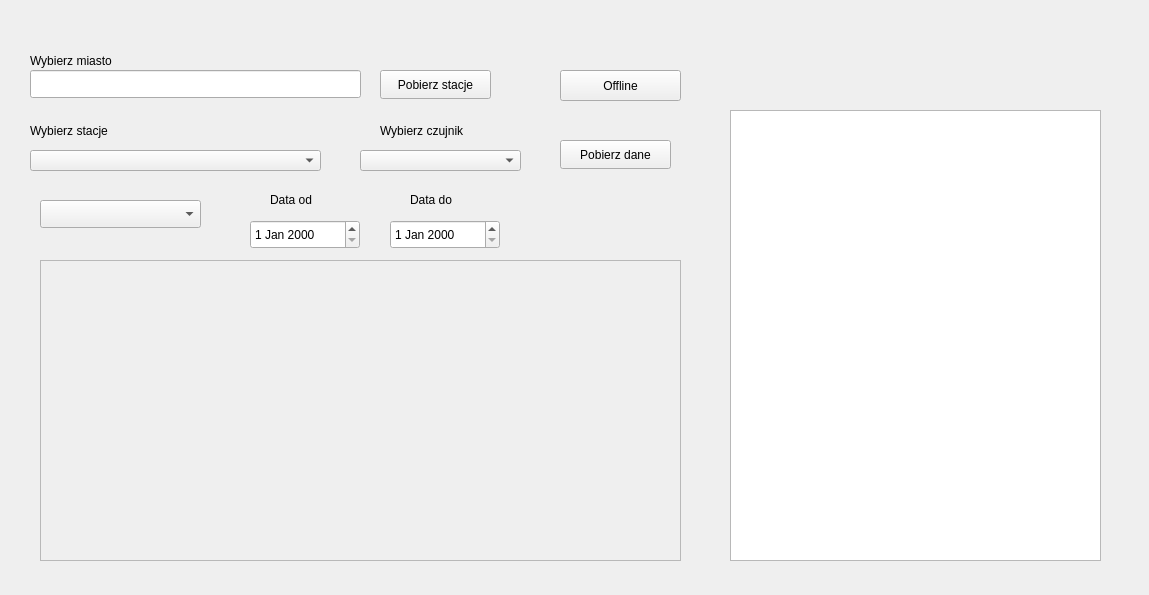
<?xml version="1.0" encoding="UTF-8"?>
<ui version="4.0">
 <class>MainWindow</class>
 <widget class="QMainWindow" name="MainWindow">
  <property name="geometry">
   <rect>
    <x>0</x>
    <y>0</y>
    <width>1149</width>
    <height>595</height>
   </rect>
  </property>
  <property name="windowTitle">
   <string>MainWindow</string>
  </property>
  <widget class="QWidget" name="centralwidget">
   <widget class="QLineEdit" name="inputMiasto">
    <property name="geometry">
     <rect>
      <x>30</x>
      <y>70</y>
      <width>331</width>
      <height>28</height>
     </rect>
    </property>
   </widget>
   <widget class="QPushButton" name="buttonPobierzStacje">
    <property name="geometry">
     <rect>
      <x>380</x>
      <y>70</y>
      <width>111</width>
      <height>29</height>
     </rect>
    </property>
    <property name="text">
     <string>Pobierz stacje</string>
    </property>
   </widget>
   <widget class="QComboBox" name="comboStacje">
    <property name="geometry">
     <rect>
      <x>30</x>
      <y>150</y>
      <width>291</width>
      <height>21</height>
     </rect>
    </property>
   </widget>
   <widget class="QTextEdit" name="textWyniki">
    <property name="geometry">
     <rect>
      <x>730</x>
      <y>110</y>
      <width>371</width>
      <height>451</height>
     </rect>
    </property>
   </widget>
   <widget class="QComboBox" name="comboSensory">
    <property name="geometry">
     <rect>
      <x>360</x>
      <y>150</y>
      <width>161</width>
      <height>21</height>
     </rect>
    </property>
   </widget>
   <widget class="QLabel" name="label">
    <property name="geometry">
     <rect>
      <x>30</x>
      <y>120</y>
      <width>121</width>
      <height>21</height>
     </rect>
    </property>
    <property name="text">
     <string>Wybierz stacje</string>
    </property>
   </widget>
   <widget class="QLabel" name="label_2">
    <property name="geometry">
     <rect>
      <x>30</x>
      <y>50</y>
      <width>121</width>
      <height>21</height>
     </rect>
    </property>
    <property name="text">
     <string>Wybierz miasto</string>
    </property>
   </widget>
   <widget class="QLabel" name="label_3">
    <property name="geometry">
     <rect>
      <x>380</x>
      <y>120</y>
      <width>121</width>
      <height>21</height>
     </rect>
    </property>
    <property name="text">
     <string>Wybierz czujnik</string>
    </property>
   </widget>
   <widget class="QPushButton" name="buttonPobierzDane">
    <property name="geometry">
     <rect>
      <x>560</x>
      <y>140</y>
      <width>111</width>
      <height>29</height>
     </rect>
    </property>
    <property name="text">
     <string>Pobierz dane</string>
    </property>
   </widget>
   <widget class="QFrame" name="chartView">
    <property name="geometry">
     <rect>
      <x>40</x>
      <y>260</y>
      <width>641</width>
      <height>301</height>
     </rect>
    </property>
    <property name="frameShape">
     <enum>QFrame::Shape::StyledPanel</enum>
    </property>
    <property name="frameShadow">
     <enum>QFrame::Shadow::Raised</enum>
    </property>
   </widget>
   <widget class="QPushButton" name="buttonOffline">
    <property name="geometry">
     <rect>
      <x>560</x>
      <y>70</y>
      <width>121</width>
      <height>31</height>
     </rect>
    </property>
    <property name="text">
     <string>Offline</string>
    </property>
   </widget>
   <widget class="QComboBox" name="comboZakres">
    <property name="geometry">
     <rect>
      <x>40</x>
      <y>200</y>
      <width>161</width>
      <height>28</height>
     </rect>
    </property>
   </widget>
   <widget class="QDateEdit" name="dateOd">
    <property name="geometry">
     <rect>
      <x>250</x>
      <y>220</y>
      <width>110</width>
      <height>29</height>
     </rect>
    </property>
   </widget>
   <widget class="QDateEdit" name="dateDo">
    <property name="geometry">
     <rect>
      <x>390</x>
      <y>220</y>
      <width>110</width>
      <height>29</height>
     </rect>
    </property>
   </widget>
   <widget class="QLabel" name="LabelOd">
    <property name="geometry">
     <rect>
      <x>270</x>
      <y>190</y>
      <width>63</width>
      <height>20</height>
     </rect>
    </property>
    <property name="text">
     <string>Data od</string>
    </property>
   </widget>
   <widget class="QLabel" name="LabelDo">
    <property name="geometry">
     <rect>
      <x>410</x>
      <y>190</y>
      <width>63</width>
      <height>20</height>
     </rect>
    </property>
    <property name="text">
     <string>Data do</string>
    </property>
   </widget>
  </widget>
 </widget>
 <resources/>
 <connections/>
</ui>
